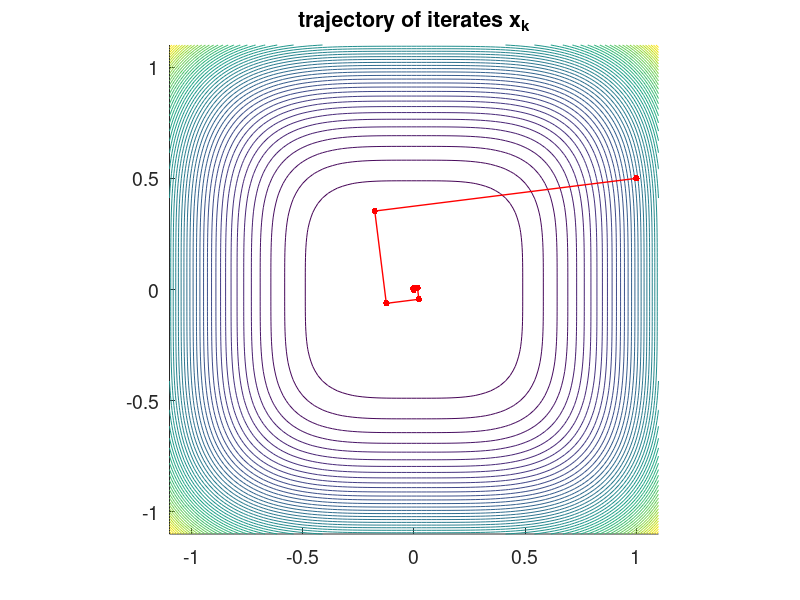

This chart was generated by the following MATLAB code:
f = @(x) x(1).^4+x(2).^4;
grad = @(x) [4*x(1).^3;4*x(2).^3]; %define grad f(x)

x = [1;0.5];      %inital point
cost = f(x);      %initialize cost array
xar = x;          %initialize array of iterates (for plotting)
tol = 1e-16;      %exit tolerance   
for k=1:100
    t = (x(1).^2+x(2).^2)/(4*x(1).^4+4*x(2).^4); %modify this
    x = x - t*grad(x); %gradient descent with constant step-size
    
    cost = [cost,f(x)]; %store f(x_k) for plotting
    xar = [xar,x];
    
    if norm(grad(x)) < tol
        fprintf('algorithm converged at iteration k=%d\n',k);
        disp(x)
        break;
    end
end
%
% plot trajectory of iterates
figure(1);cla;
[X,Y] = meshgrid(linspace(-1.1,1.1,100),linspace(-1.1,1.1,100));
Z = zeros(size(X));
for i=1:length(X(:))
    Z(i) = f([X(i),Y(i)]);
end
hold on
contour(X,Y,Z,50);
plot(xar(1,:),xar(2,:),'.-r','markersize',15,'linewidth',1);
axis square
hold off;
set(gca,'fontsize',14);
title('trajectory of iterates x_k');
